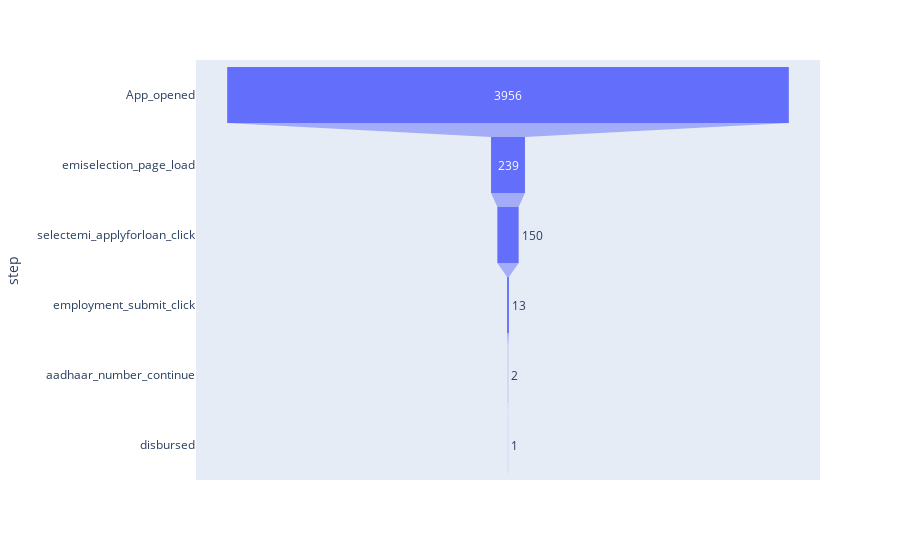

The notebook cell saved with this chart:
### Code cell
df_funnel = pd.DataFrame({"step": steps, "val": values})
df_funnel
fig = px.funnel(df_funnel, x='val', y='step')
fig.show()

### Figure 1 — Plotly figure (JSON) as saved in the notebook; plotly's stock layout.template omitted (floating-point values rounded to 4 significant figures)
{"data": [{"hovertemplate": "val=%{x}<br>step=%{y}<extra></extra>", "legendgroup": "", "marker": {"color": "#636efa"}, "name": "", "orientation": "h", "showlegend": false, "type": "funnel", "x": [3956, 239, 150, 13, 2, 1], "xaxis": "x", "y": ["App_opened", "emiselection_page_load", "selectemi_applyforloan_click", "employment_submit_click", "aadhaar_number_continue", "disbursed"], "yaxis": "y"}], "layout": {"legend": {"tracegroupgap": 0}, "margin": {"t": 60}, "xaxis": {"anchor": "y", "domain": [0, 1], "title": {"text": "val"}}, "yaxis": {"anchor": "x", "domain": [0, 1], "title": {"text": "step"}}}}
